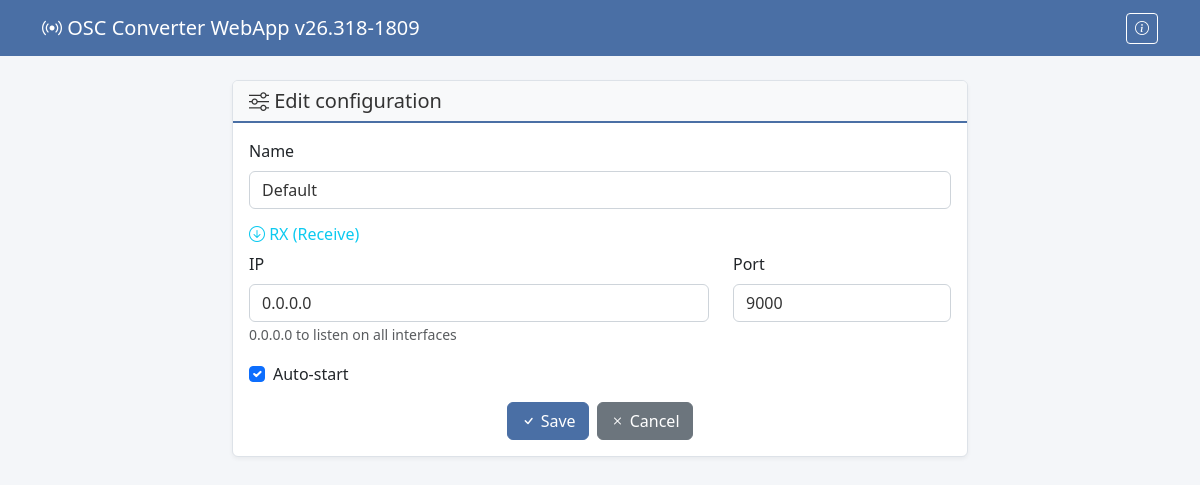
Page /config/1/ on the committed database.
### osc_converter_webapp/main/models.py (models this page shows, shortened)
class OSCConfig(models.Model):
    name = models.CharField(max_length=100, default="Default", verbose_name="Nom")
    rx_ip = models.GenericIPAddressField(default="0.0.0.0", verbose_name="IP RX (écoute)")
    rx_port = models.PositiveIntegerField(default=9000, verbose_name="Port RX")
    auto_start = models.BooleanField(default=False, verbose_name="Auto-start")
    show_unmapped = models.BooleanField(default=False, verbose_name="Show unmapped logs")
    created_at = models.DateTimeField(auto_now_add=True)
    updated_at = models.DateTimeField(auto_now=True)
    class Meta:
        verbose_name = "Configuration OSC"
        verbose_name_plural = "Configurations OSC"

### osc_converter_webapp/main/views.py (the view)
# urls.py: path('config/<int:pk>/', views.config_edit, name='config_edit'),
def config_edit(request, pk=None):
    is_ajax = request.headers.get('X-Requested-With') == 'XMLHttpRequest'
    if pk:
        config = get_object_or_404(OSCConfig, pk=pk)
    else:
        config = None
    if request.method == 'POST':
        form = OSCConfigForm(request.POST, instance=config)
        if form.is_valid():
            config = form.save()
            if is_ajax:
                return JsonResponse({'success': True, 'message': 'Configuration saved'})
            messages.success(request, 'Configuration saved')
            return redirect('dashboard')
        else:
            if is_ajax:
                return JsonResponse({'success': False, 'errors': form.errors}, status=400)
    else:
        form = OSCConfigForm(instance=config)
    if is_ajax:
        return render(request, 'main/config_form_content.html', {
            'form': form,
            'config': config,
        })
    return render(request, 'main/config_form.html', {
        'form': form,
        'config': config,
    })

### osc_converter_webapp/main/forms.py
class OSCConfigForm(forms.ModelForm):
    class Meta:
        model = OSCConfig
        fields = ['name', 'rx_ip', 'rx_port', 'auto_start']
        widgets = {
            'name': forms.TextInput(attrs={'class': 'form-control'}),
            'rx_ip': forms.TextInput(attrs={'class': 'form-control'}),
            'rx_port': forms.NumberInput(attrs={'class': 'form-control'}),
            'auto_start': forms.CheckboxInput(attrs={'class': 'form-check-input'}),
        }

### osc_converter_webapp/main/context_processors.py (called while the page is built)
def app_version(request):
    return {
        'APP_VERSION': settings.APP_VERSION,
        'DEVELOPER_NAME': getattr(settings, 'DEVELOPER_NAME', ''),
        'DEVELOPER_EMAIL': getattr(settings, 'DEVELOPER_EMAIL', ''),
        'DEVELOPER_GITHUB': getattr(settings, 'DEVELOPER_GITHUB', ''),
    }

### osc_converter_webapp/main/templates/main/config_form.html (shortened to what this page needs)
{% extends 'main/base.html' %}
{% block content %}
<div class="row justify-content-center">
    <div class="col-md-8">
        <div class="card">
            <div class="card-header">
                <h5 class="mb-0">
                    <i class="bi bi-sliders"></i>
                    {% if config %}Edit configuration{% else %}New configuration{% endif %}
                </h5>
            </div>
            <div class="card-body">
                <form method="post">
                    <div class="mb-3">
                        <label for="id_name" class="form-label">Name</label>
                        {{ form.name }}
                    </div>
                    <h6 class="text-info"><i class="bi bi-arrow-down-circle"></i> RX (Receive)</h6>
                    <div class="row">
                        <div class="col-md-8">
                            <div class="mb-3">
                                <label for="id_rx_ip" class="form-label">IP</label>
                                {{ form.rx_ip }}
                                <small class="text-muted">0.0.0.0 to listen on all interfaces</small>
                            </div>
                        </div>
                        <div class="col-md-4">
                            <div class="mb-3">
                                <label for="id_rx_port" class="form-label">Port</label>
                                {{ form.rx_port }}
                            </div>
                        </div>
                    </div>
                    <div class="mb-3 form-check">
                        {{ form.auto_start }}
                        <label class="form-check-label" for="id_auto_start">Auto-start</label>
                    </div>
                    <div class="d-flex gap-2 justify-content-center">
                        <button type="submit" class="btn btn-primary">
                            <i class="bi bi-check"></i> Save
                        </button>
                        <a href="{% url 'dashboard' %}" class="btn btn-secondary">
                            <i class="bi bi-x"></i> Cancel
                        </a>
                    </div>
                </form>
            </div>
        </div>
    </div>
</div>
{% endblock %}

### osc_converter_webapp/main/static/main/style.css (style rules this page uses)
body { background-color: #f4f6f9; color: #333; }
.card { background-color: #fff; border: 1px solid #dde2e8; box-shadow: 0 2px 4px rgba(0,0,0,0.05); }
.card-header { background-color: #f8f9fa; border-bottom: 2px solid #4a6fa5; color: #333; }
.btn-primary { background-color: #4a6fa5; border-color: #4a6fa5; }
.form-control, .form-select { background-color: #fff; border-color: #ced4da; color: #333; }

### rows in the picture
OSCConfig: name "Default", rx_ip "0.0.0.0", rx_port "9000", auto_start "☑"

### other values in the picture
{{ APP_VERSION }} "26.318-1809"
